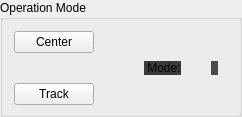
         <widget class="QGroupBox" name="groupBox_3">
          <property name="title">
           <string>Operation Mode</string>
          </property>
          <layout class="QHBoxLayout" name="horizontalLayout_3" stretch="1,2">
           <property name="spacing">
            <number>30</number>
           </property>
           <property name="bottomMargin">
            <number>9</number>
           </property>
           <item>
            <layout class="QVBoxLayout" name="verticalLayout_6" stretch="1,1">
             <item>
              <widget class="QPushButton" name="CenterMode_pushButton">
               <property name="sizePolicy">
                <sizepolicy hsizetype="Minimum" vsizetype="Expanding">
                 <horstretch>0</horstretch>
                 <verstretch>0</verstretch>
                </sizepolicy>
               </property>
               <property name="text">
                <string>Center</string>
               </property>
              </widget>
             </item>
             <item>
              <widget class="QPushButton" name="Track_pushButton">
               <property name="sizePolicy">
                <sizepolicy hsizetype="Minimum" vsizetype="Expanding">
                 <horstretch>0</horstretch>
                 <verstretch>0</verstretch>
                </sizepolicy>
               </property>
               <property name="text">
                <string>Track</string>
               </property>
              </widget>
             </item>
            </layout>
           </item>
           <item>
            <layout class="QFormLayout" name="formLayout_3">
             <property name="formAlignment">
              <set>Qt::AlignLeading|Qt::AlignLeft|Qt::AlignVCenter</set>
             </property>
             <property name="leftMargin">
              <number>20</number>
             </property>
             <property name="rightMargin">
              <number>10</number>
             </property>
             <item row="0" column="0">
              <widget class="QLabel" name="label_10">
               <property name="styleSheet">
                <string notr="true">background-color: #3a3a3a</string>
               </property>
               <property name="text">
                <string> Mode:</string>
               </property>
              </widget>
             </item>
             <item row="0" column="1">
              <widget class="QLabel" name="txt_OperationMode">
               <property name="styleSheet">
                <string notr="true">background-color: #4a4a4a</string>
               </property>
               <property name="text">
                <string/>
               </property>
              </widget>
             </item>
            </layout>
           </item>
          </layout>
         </widget>
